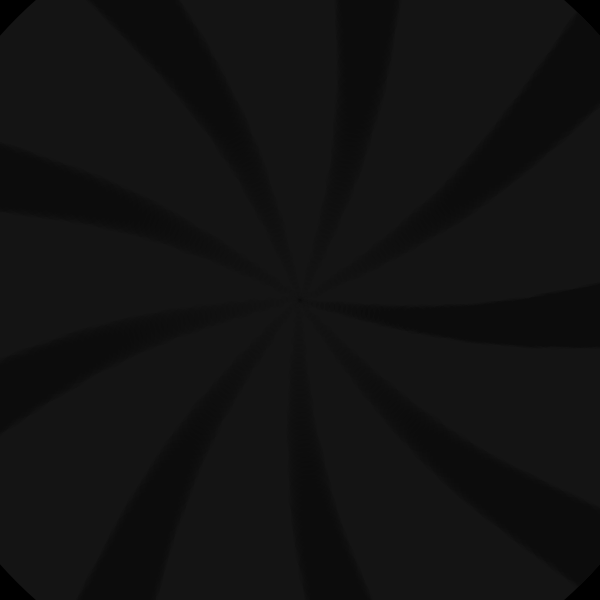
Frame 1 (no input)
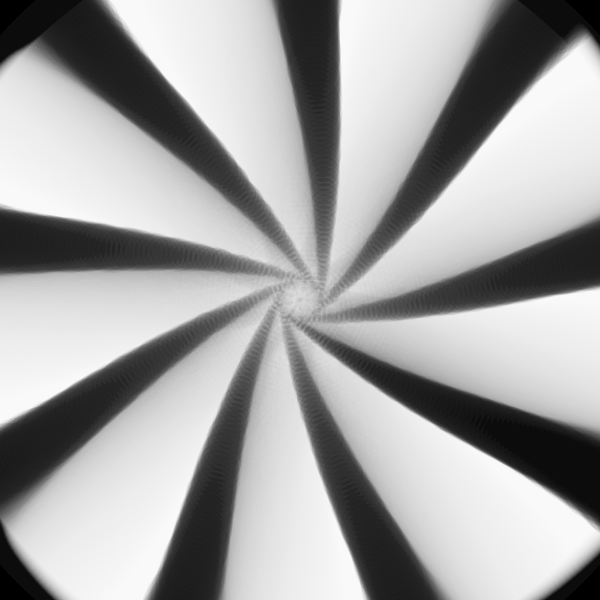
Frame 60 (the mouse pressed at the canvas centre just before this capture)
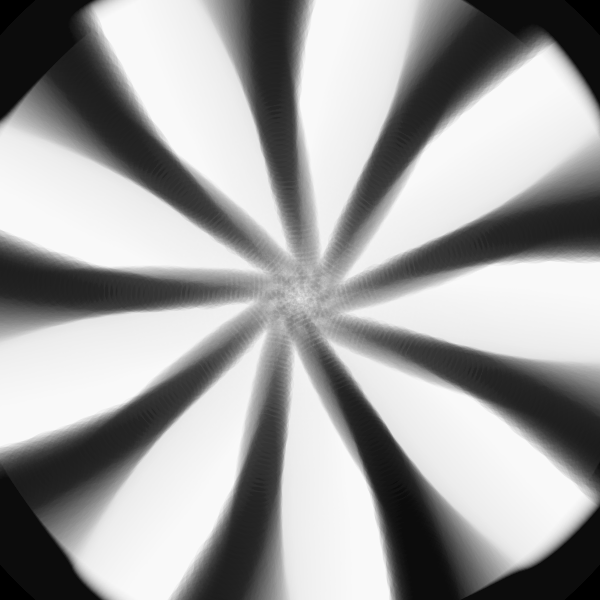
Frame 120 (the mouse held since frame 60 and released just before this capture)

The Processing sketch that drew these frames (run headless with seeded random() and noise(); from frame 60 on, the mouse is pressed at the canvas centre):

// Processing sketch: processing_156256
// ── processing_156256.pde

Worm w[] =  new Worm[10];
color inside = color(255, 255, 255, 20);
color outside = color(0, 0, 0, 10);

void setup() {
  size(600, 600);
  background(outside);
  for (int i=0;i<w.length;i++) {
    w[i] = new Worm();
  }
}
float r=0;
int d=800;
float dDelta=1;
void draw() {


  fill(inside);
 // rect(0, 0, width, height);
  noStroke();

  translate(width/2, height/2);
  ellipse(0,0,d,d-=dDelta);
  if (d>800 || d<-800) {
    dDelta*=(-1);
  }
  rotate(r+=0.01);
  for (int i=0;i<w.length;i++) {
    w[i].render();
    rotate( radians(40) );
  }
}
class Worm {
  int len = 150;
  float aCycle=0;
  float xshift=0;

  public Worm() {
  }
  public void render() {
    for (int i=0;i<len;i++) {
      fill(outside);
      noStroke();
      // strokeWeight(map(i,0,len,0,5));
      float a = map(i, 0, len, 0, 360);
      float yOffset = sin( radians(a+(aCycle+=0.05)) )*20;
      ellipse((5*i), yOffset+random(3), 5+i, 5+i);
    }
  }
}
